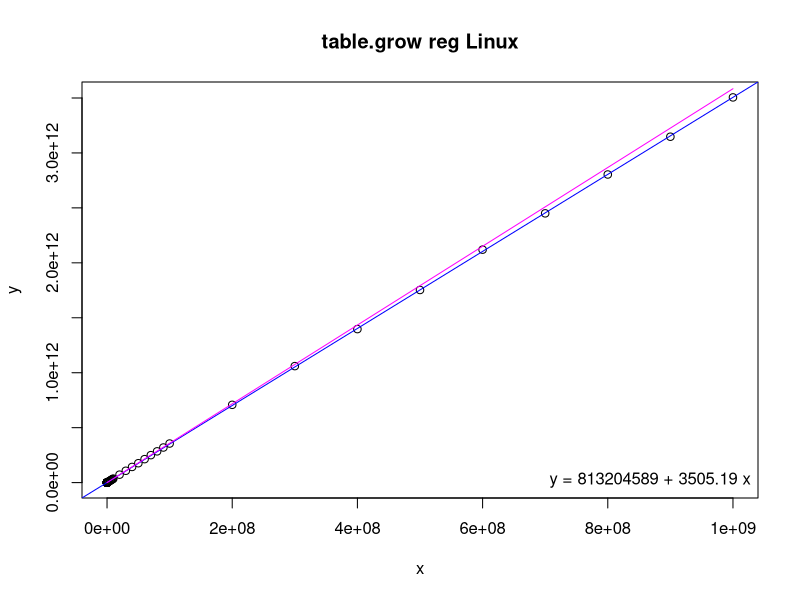
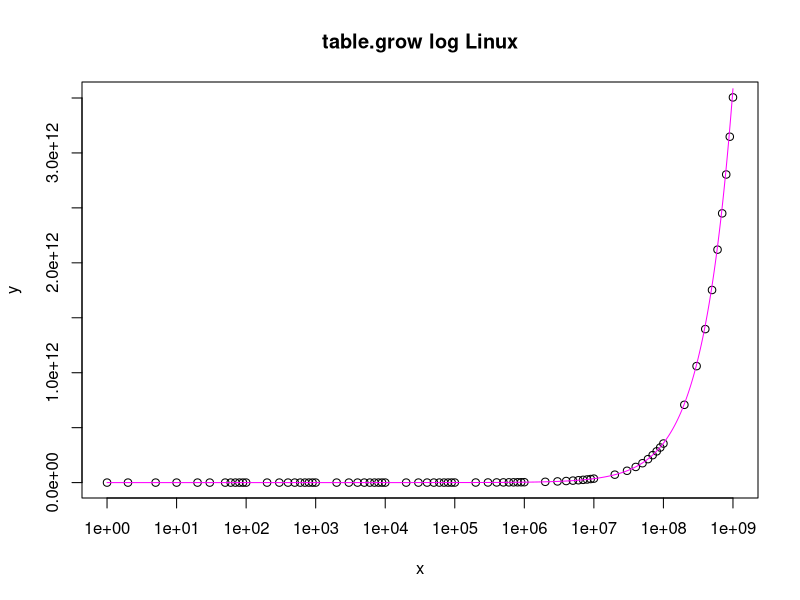

Write R code to recreate these figures, in order.
# Input data
x <- c(1,2,5,10,20,30,50,60,70,80,90,100,200,300,400,500,600,700,800,900,1000,2000,3000,4000,5000,6000,7000,8000,9000,10000,20000,30000,40000,50000,60000,70000,80000,90000,100000,200000,300000,400000,500000,600000,700000,800000,900000,1000000,2000000,3000000,4000000,5000000,6000000,7000000,8000000,9000000,10000000,20000000,30000000,40000000,50000000,60000000,70000000,80000000,90000000,100000000,200000000,300000000,400000000,500000000,600000000,700000000,800000000,900000000,1000000000)
y <- c(186250000,187680000,185740000,185590000,184080000,188810000,186560000,187070000,184710000,187070000,189430000,193360000,186890000,191010000,189450000,191560000,189840000,190030000,191470000,198140000,187450000,203890000,199510000,205980000,202410000,211460000,211370000,216070000,216610000,222530000,260360000,291560000,335430000,366170000,396020000,436790000,473960000,506320000,548600000,918260000,1288200000,1606200000,1969000000,2403500000,2663300000,3043600000,3374600000,3681900000,7284800000,10904000000,14491000000,18155000000,21581000000,25187000000,28622000000,32676000000,36301000000,72338000000,107840000000,142580000000,176540000000,213540000000,249870000000,284500000000,319450000000,355650000000,707920000000,1060100000000,1396900000000,1752800000000,2119800000000,2450200000000,2803800000000,3147500000000,3505200000000)

# Linear regression
model <- lm(y ~ x)
coefs <- coef(model)

# Print regression coefficients
print(coefs)

# Estimating function
fe <- function(x) {
  200000000 + (((x + 16 - 1) / 16) * 57344)
}

# Estimated values
xe <- seq(1, 1000000000, by = 10000)
ye <- fe(xe)

png("table-grow-reg.png")
plot(x, y, main = "table.grow reg Linux")
abline(model, col = "blue")
lines(xe, ye, col = "magenta")
legend("bottomright", legend = sprintf("y = %.0f + %.2f x", coefs[1], coefs[2]), bty = "n")

png("table-grow-log.png")
plot(x, y, log = "x", main = "table.grow log Linux")
lines(xe, ye, col = "magenta")
